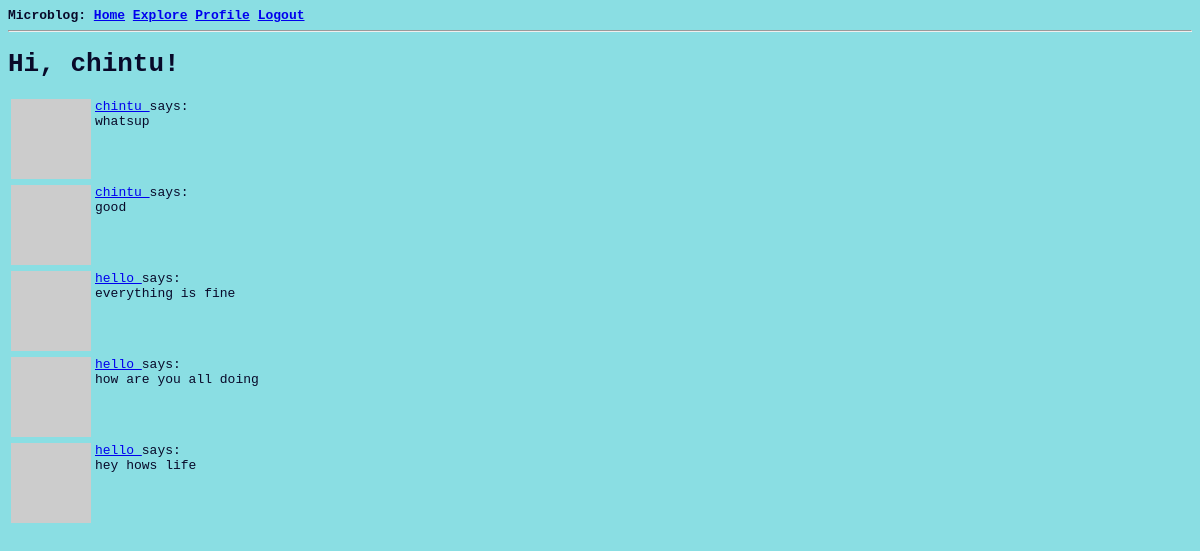
The page /explore (signed in) on the database as committed earlier.
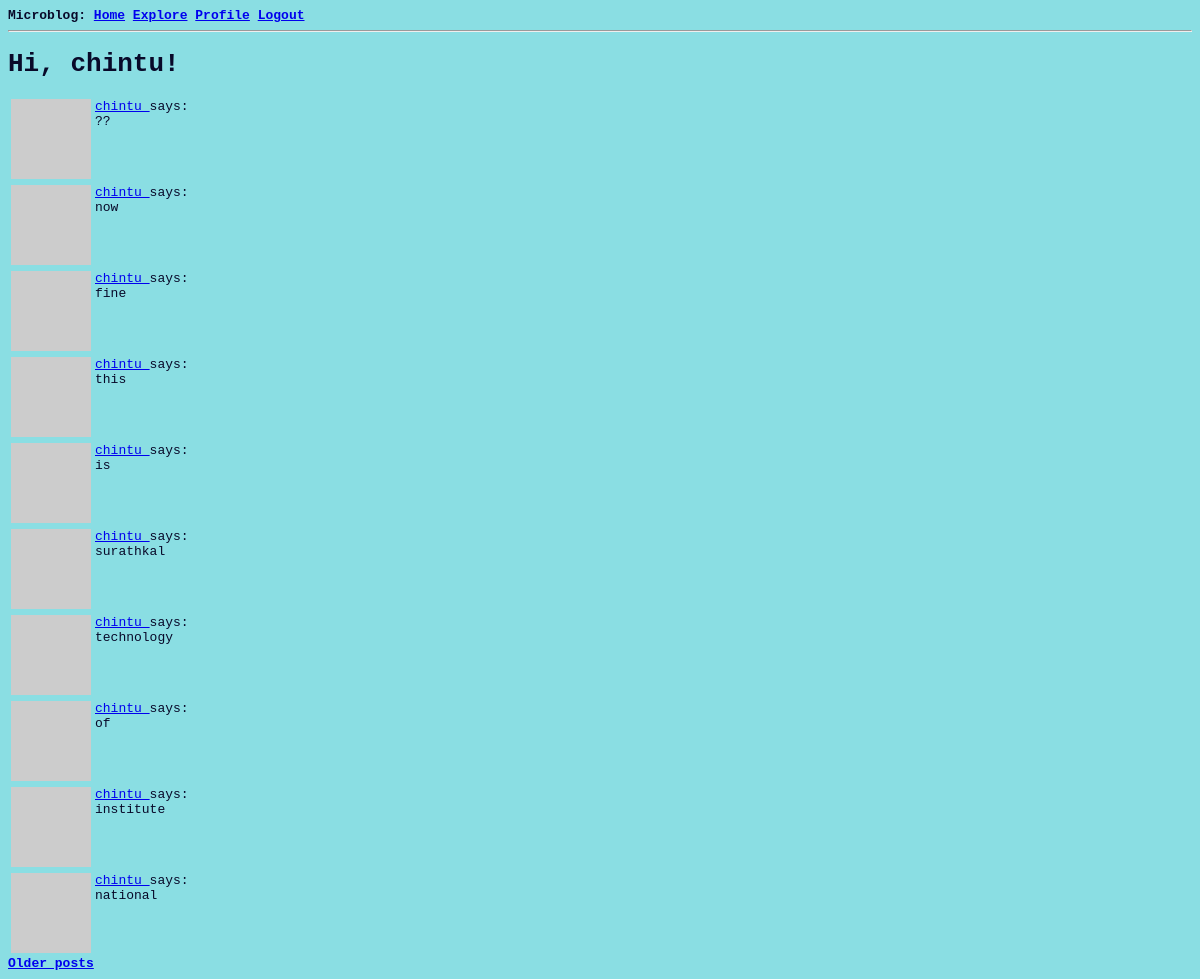
The same page on the database as committed later.
### app/models.py (models this page shows, shortened)
class Post(db.Model):
    id = db.Column(db.Integer, primary_key=True)
    body = db.Column(db.String(140))
    timestamp = db.Column(db.DateTime, index=True, default=datetime.utcnow)
    user_id = db.Column(db.Integer, db.ForeignKey('user.id'))

class User(UserMixin, db.Model):
    id = db.Column(db.Integer, primary_key=True)
    username = db.Column(db.String(64), index=True, unique=True)
    email = db.Column(db.String(120), index=True, unique=True)
    password_hash = db.Column(db.String(128))
    about_me = db.Column(db.String(140))
    followed = db.relationship(
        'User', secondary=followers,
        primaryjoin=(followers.c.follower_id == id),
        secondaryjoin=(followers.c.followed_id == id),
        backref=db.backref('followers', lazy='dynamic'), lazy='dynamic')
    last_seen = db.Column(db.DateTime, default=datetime.utcnow)
    posts = db.relationship('Post', backref='author', lazy='dynamic')
    def avatar(self, size):
        digest = md5(self.email.lower().encode('utf-8')).hexdigest()
        return 'https://www.gravatar.com/avatar/{}?d=identicon&s={}'.format(
            digest, size)

### app/routes.py (the view)
@app.route('/explore')
@login_required
def explore():
    page = request.args.get('page', 1, type=int)
    posts = Post.query.order_by(Post.timestamp.desc()).paginate(
        page, app.config['POSTS_PER_PAGE'], False)
    next_url = url_for('explore', page=posts.next_num) \
        if posts.has_next else None
    prev_url = url_for('explore', page=posts.prev_num) \
        if posts.has_prev else None
    return render_template("index.html", title='Explore', posts=posts.items,
                          next_url=next_url, prev_url=prev_url)

### app/models.py (called while the page is built)
@login.user_loader
def load_user(id):
    return User.query.get(int(id))

### app/routes.py (called while the page is built)
@app.before_request
def before_request():
    if current_user.is_authenticated:
        current_user.last_seen = datetime.utcnow()
        db.session.commit()

### app/templates/index.html (shortened to what this page needs)
{% extends "base.html" %}
{% block content %}
    <h1>Hi, {{ current_user.username }}!</h1>
    {% for post in posts %}
        {% include '_post.html' %}
    {% endfor %}
    {% if next_url %}
    <a href="{{ next_url }}">Older posts</a>
    {% endif %}
  {%endblock%}

### app/templates/_post.html
<table>
        <tr valign="top">
            <td><img src="{{ post.author.avatar(36) }}"></td>
            <td>
                <a href="{{ url_for('user', username=post.author.username) }}">
                    {{ post.author.username }}
                </a>
                says:<br>{{ post.body }}
            </td>
        </tr>
    </table>

Rows that differ between the two databases and show on the page:
no longer on this page (row unchanged): Post: author.username "chintu", body "whatsup"
no longer on this page (row unchanged): Post: author.username "chintu", body "good"
no longer on this page (row unchanged): Post: author.username "hello", body "everything is fine"
no longer on this page (row unchanged): Post: author.username "hello", body "how are you all doing"
no longer on this page (row unchanged): Post: author.username "hello", body "hey hows life"
added Post: author.username "chintu", body "??"
added Post: author.username "chintu", body "now"
added Post: author.username "chintu", body "fine"
added Post: author.username "chintu", body "this"
added Post: author.username "chintu", body "is"
added Post: author.username "chintu", body "surathkal"
added Post: author.username "chintu", body "technology"
added Post: author.username "chintu", body "of"
added Post: author.username "chintu", body "institute"
added Post: author.username "chintu", body "national"
Other text that changed with them:
text now shown: "Older posts"
